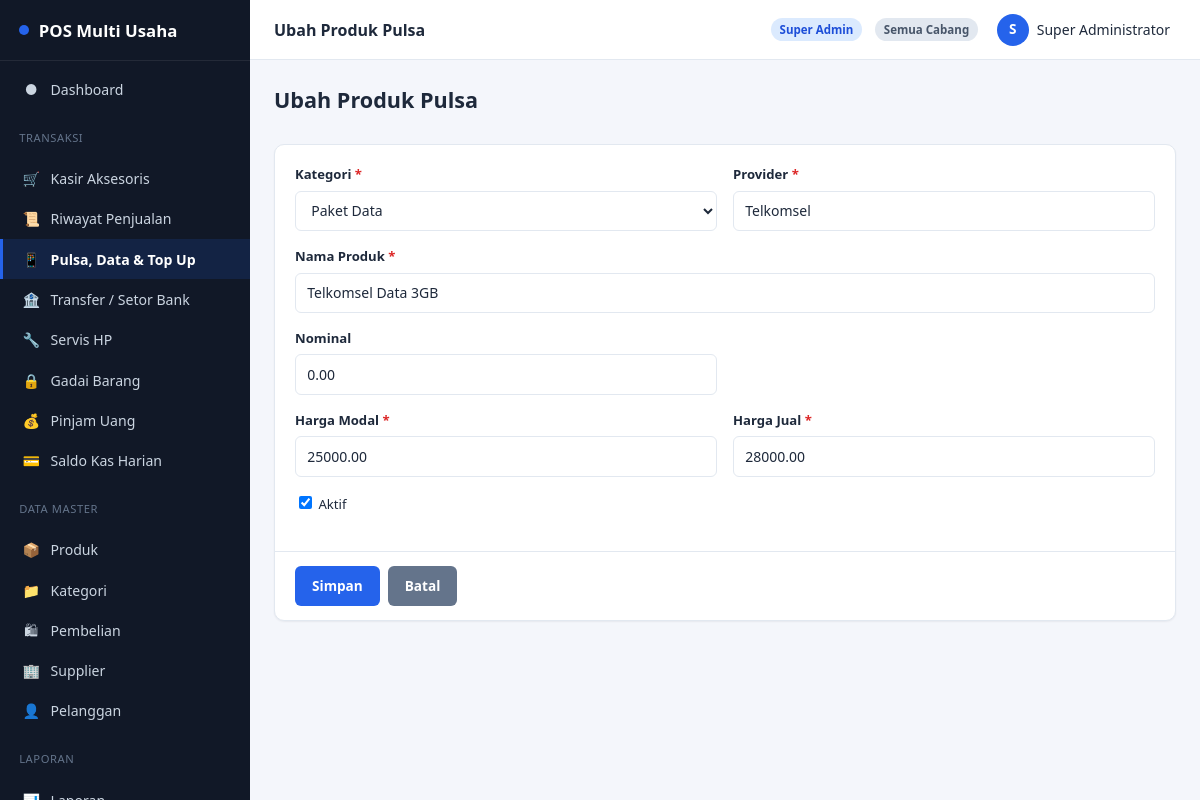
Page /pulsa/productEdit/3 (signed in) on the committed database.
### tables this page shows
CREATE TABLE IF NOT EXISTS pulsa_products (
    id              INT UNSIGNED AUTO_INCREMENT PRIMARY KEY,
    category         ENUM('pulsa','paket_data','pln','ewallet','other') NOT NULL DEFAULT 'pulsa',
    provider         VARCHAR(50) NOT NULL COMMENT 'Telkomsel, Indosat, XL, Gopay, OVO, DANA, dll',
    name             VARCHAR(100) NOT NULL,
    nominal          DECIMAL(15,2) NOT NULL DEFAULT 0,
    cost_price       DECIMAL(15,2) NOT NULL DEFAULT 0,
    sale_price       DECIMAL(15,2) NOT NULL DEFAULT 0,
    is_active        TINYINT(1) NOT NULL DEFAULT 1,
    created_at       DATETIME NOT NULL DEFAULT CURRENT_TIMESTAMP,
    deleted_at       DATETIME DEFAULT NULL
);

### app/core/Controller.php (called while the page is built, shortened)
<?php
abstract class Controller
{
    protected function view(string $view, array $data = [], string $layout = 'app'): void
    {
        extract($data, EXTR_SKIP);
        $viewFile = VIEW_PATH . '/' . $view . '.php';
        $content = function () use ($viewFile, $data): void {
            extract($data, EXTR_SKIP);
            require $viewFile;
        };
        require VIEW_PATH . '/layouts/' . $layout . '.php';
    }
}

### app/controllers/PulsaController.php (called while the page is built, shortened)
<?php
final class PulsaController extends Controller
{
    public function productEdit(string $id): void
    {
        $item = PulsaProductModel::find((int) $id);
        $this->view('pulsa/product_form', ['title' => 'Ubah Produk Pulsa', 'item' => $item]);
    }
}

### app/core/Router.php (called while the page is built, shortened)
<?php
final class Router
{
    public static function dispatch(string $route): void
    {
        $route = trim($route, '/');
        $segments = $route === '' ? [] : explode('/', $route);
        $action    = $segments[1] ?? 'index';
        $params    = array_slice($segments, 2);
        $controller = new $controllerClass();
        call_user_func_array([$controller, $action], $params);
    }
}

### index.php (called while the page is built, shortened)
<?php
require ROOT_PATH . '/app/config/config.php';
$route = $_GET['route'] ?? '';
Router::dispatch($route);

### app/core/Database.php (called while the page is built, shortened)
<?php
final class Database
{
    private static ?PDO $instance = null;
    public static function connection(): PDO
    {
        if (self::$instance === null) {
            $dsn = 'mysql:host=' . DB_HOST . ';dbname=' . DB_NAME . ';charset=' . DB_CHARSET;
            self::$instance = new PDO($dsn, DB_USER, DB_PASS, [
                PDO::ATTR_ERRMODE            => PDO::ERRMODE_EXCEPTION,
                PDO::ATTR_DEFAULT_FETCH_MODE => PDO::FETCH_ASSOC,
                PDO::ATTR_EMULATE_PREPARES   => false,
            ]);
        }
        return self::$instance;
    }
}

### app/core/Model.php (called while the page is built, shortened)
<?php
abstract class Model
{
    protected static string $table;
    protected static string $primaryKey = 'id';
    protected static bool $softDelete = false;
    protected static function db(): PDO
    {
        return Database::connection();
    }
    public static function find(int $id): ?array
    {
        $sql = 'SELECT * FROM ' . static::$table . ' WHERE ' . static::$primaryKey . ' = :id';
        $sql .= static::$softDelete ? ' AND deleted_at IS NULL' : '';
        $stmt = static::db()->prepare($sql);
        $stmt->execute(['id' => $id]);
        $row = $stmt->fetch();
        return $row === false ? null : $row;
    }
}

### app/config/config.php (called while the page is built, shortened)
<?php
spl_autoload_register(function (string $class): void {
    $dirs = [
        APP_PATH . '/core/',
        APP_PATH . '/controllers/',
        APP_PATH . '/models/',
    ];
    foreach ($dirs as $dir) {
        $file = $dir . $class . '.php';
        if (is_file($file)) {
            return;
        }
    }
});
require_once APP_PATH . '/core/helpers.php';
require_once APP_PATH . '/config/database.php';

### app/views/pulsa/product_form.php (the view, shortened to what this page needs)
<?php $isEdit = $item !== null; ?>
<div class="content-header">
    <h1><?= $isEdit ? 'Ubah Produk Pulsa' : 'Tambah Produk Pulsa' ?></h1>
</div>
<div class="card">
    <form method="post" action="<?= e(url($isEdit ? 'pulsa/productUpdate/' . $item['id'] : 'pulsa/productStore')) ?>">
        <div class="card-body">
            <div class="form-row">
                <div class="form-group">
                    <label>Kategori <span class="req">*</span></label>
                    <select name="category" required>
                        <?php $cat = $isEdit ? $item['category'] : old('category', 'pulsa'); ?>
                        <option value="paket_data" <?= $cat === 'paket_data' ? 'selected' : '' ?>>Paket Data</option>
                    </select>
                </div>
                <div class="form-group">
                    <label>Provider <span class="req">*</span></label>
                    <input type="text" name="provider" value="<?= $isEdit ? e($item['provider']) : old('provider') ?>" required maxlength="50">
                </div>
            </div>
            <div class="form-group">
                <label>Nama Produk <span class="req">*</span></label>
                <input type="text" name="name" value="<?= $isEdit ? e($item['name']) : old('name') ?>" required maxlength="100">
            </div>
            <div class="form-row">
                <div class="form-group">
                    <label>Nominal</label>
                    <input type="number" step="0.01" name="nominal" value="<?= $isEdit ? e((string) $item['nominal']) : old('nominal') ?>">
                </div>
                <div class="form-group"></div>
            </div>
            <div class="form-row">
                <div class="form-group">
                    <label>Harga Modal <span class="req">*</span></label>
                    <input type="number" step="0.01" name="cost_price" value="<?= $isEdit ? e((string) $item['cost_price']) : old('cost_price') ?>" required>
                </div>
                <div class="form-group">
                    <label>Harga Jual <span class="req">*</span></label>
                    <input type="number" step="0.01" name="sale_price" value="<?= $isEdit ? e((string) $item['sale_price']) : old('sale_price') ?>" required>
                </div>
            </div>
            <div class="form-group">
                <label style="font-weight:400;"><input type="checkbox" name="is_active" value="1" <?= (!$isEdit || $item['is_active']) ? 'checked' : '' ?> style="width:auto;display:inline-block;"> Aktif</label>
            </div>
        </div>
        <div class="card-footer flex gap-sm">
            <button type="submit" class="btn">Simpan</button>
            <a class="btn btn-secondary" href="<?= e(url('pulsa/products')) ?>">Batal</a>
        </div>
    </form>
</div>

### assets/css/app.css (style rules this page uses)
:root { --color-primary: #2563eb; --color-primary-dark: #1d4ed8; --color-primary-light: #dbeafe; --color-success: #16a34a; --color-success-light: #dcfce7; --color-danger: #dc2626; --color-danger-light: #fee2e2; --color-warning: #d97706; --color-warning-light: #fef3c7; --color-info: #0891b2; --color-bg: #f4f6fb; --color-surface: #ffffff; --color-border: #e2e8f0; --color-text: #1e293b; --color-text-muted: #64748b; --color-sidebar-bg: #111827; --color-sidebar-text: #cbd5e1; --color-sidebar-active: #2563eb; --radius-sm: 6px; --radius-md: 10px; --radius-lg: 16px; --shadow-sm: 0 1px 2px rgba(15, 23, 42, .06); --shadow-md: 0 4px 12px rgba(15, 23, 42, .08); --sidebar-width: 250px; --header-height: 60px; }
* { box-sizing: border-box; }
html, body { margin: 0; padding: 0; height: 100%; }
body { font-family: 'Segoe UI', Roboto, -apple-system, BlinkMacSystemFont, Arial, sans-serif; background: var(--color-bg); color: var(--color-text); font-size: 14px; line-height: 1.5; }
a { color: var(--color-primary); text-decoration: none; }
h1, h2, h3, h4 { margin: 0 0 .5rem; font-weight: 600; }
.content-header { display: flex; align-items: center; justify-content: space-between; flex-wrap: wrap; gap: .75rem; margin-bottom: 1.25rem; }
.content-header h1 { font-size: 1.35rem; }
.card { background: var(--color-surface); border: 1px solid var(--color-border); border-radius: var(--radius-md); box-shadow: var(--shadow-sm); margin-bottom: 1.25rem; }
.card-body { padding: 1.25rem; }
.card-footer { padding: .9rem 1.25rem; border-top: 1px solid var(--color-border); }
.form-group { margin-bottom: 1rem; }
.form-row { display: grid; grid-template-columns: repeat(2, 1fr); gap: 1rem; }
label { display: block; font-weight: 600; font-size: .82rem; margin-bottom: .35rem; }
label .req { color: var(--color-danger); }
input[type=text], input[type=password], input[type=number], input[type=date], input[type=datetime-local], input[type=search], input[type=email], input[type=tel], select, textarea { width: 100%; padding: .55rem .7rem; border: 1px solid var(--color-border); border-radius: var(--radius-sm); font: inherit; background: #fff; color: var(--color-text); }
.btn { display: inline-flex; align-items: center; justify-content: center; gap: .4rem; padding: .55rem 1rem; border-radius: var(--radius-sm); border: 1px solid transparent; font: inherit; font-weight: 600; font-size: .85rem; cursor: pointer; background: var(--color-primary); color: #fff; transition: filter .15s ease; }
.btn-secondary { background: #64748b; }
.flex { display: flex; }
.gap-sm { gap: .5rem; }

### rows in the picture
pulsa_products: category "Paket Data", provider "Telkomsel", name "Telkomsel Data 3GB", nominal "0.00", cost_price "25000.00", sale_price "28000.00", is_active "☑"

### other values in the picture
APP_NAME "POS Multi Usaha"
$item['icon'] "●"
$item['label'] "Dashboard"
$item['icon'] "🛒"
$item['label'] "Kasir Aksesoris"
$item['icon'] "📜"
$item['label'] "Riwayat Penjualan"
$item['icon'] "📱"
$item['label'] "Pulsa, Data & Top Up"
$item['icon'] "🏦"
$item['label'] "Transfer / Setor Bank"
$item['icon'] "🔧"
$item['label'] "Servis HP"
$item['icon'] "🔒"
$item['label'] "Gadai Barang"
